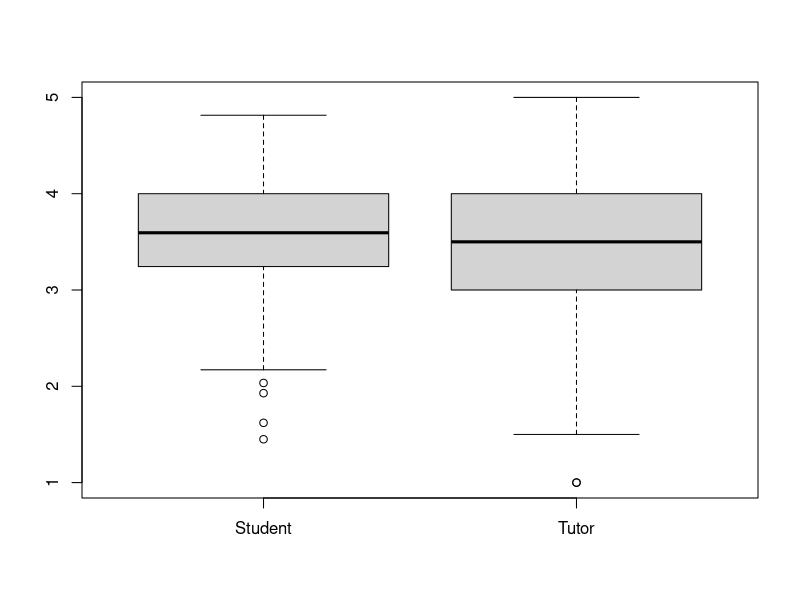

This chart was generated by the following R code:
library(tidyverse)
tutor_student_correlations <- read_csv("tutor_student_correlations.csv", col_names = FALSE)
dfTsc<-as.data.frame(t(tutor_student_correlations))
dfTsc<-dfTsc[-1,]
names(dfTsc)[1] <- "Student"
names(dfTsc)[2] <- "Tutor"
dfTsc$Student<-as.numeric(dfTsc$Student)
dfTsc$Tutor<-as.numeric(dfTsc$Tutor)
summary(dfTsc)
boxplot(dfTsc)
t.test(dfTsc$Student,dfTsc$Tutor,paired=TRUE)
###now with really small sample  (which shows that not enough records)
dfsmall<-dfTsc[1:5,]
t.test(dfsmall$Student,dfsmall$Tutor,paired=TRUE)
